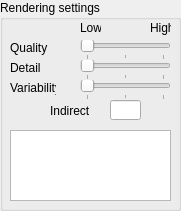
  <widget class="QGroupBox" name="renderingSettings">
   <property name="geometry">
    <rect>
     <x>850</x>
     <y>440</y>
     <width>181</width>
     <height>211</height>
    </rect>
   </property>
   <property name="title">
    <string>Rendering settings</string>
   </property>
   <widget class="QLabel" name="label_Quality">
    <property name="geometry">
     <rect>
      <x>10</x>
      <y>40</y>
      <width>46</width>
      <height>16</height>
     </rect>
    </property>
    <property name="text">
     <string>Quality</string>
    </property>
   </widget>
   <widget class="QSlider" name="horizontalSlider_Quality">
    <property name="geometry">
     <rect>
      <x>80</x>
      <y>40</y>
      <width>91</width>
      <height>20</height>
     </rect>
    </property>
    <property name="maximum">
     <number>2</number>
    </property>
    <property name="pageStep">
     <number>2</number>
    </property>
    <property name="orientation">
     <enum>Qt::Horizontal</enum>
    </property>
    <property name="tickPosition">
     <enum>QSlider::TicksBelow</enum>
    </property>
   </widget>
   <widget class="QLabel" name="label_Detail">
    <property name="geometry">
     <rect>
      <x>10</x>
      <y>60</y>
      <width>46</width>
      <height>16</height>
     </rect>
    </property>
    <property name="text">
     <string>Detail</string>
    </property>
   </widget>
   <widget class="QSlider" name="horizontalSlider_Detail">
    <property name="geometry">
     <rect>
      <x>80</x>
      <y>60</y>
      <width>91</width>
      <height>20</height>
     </rect>
    </property>
    <property name="maximum">
     <number>2</number>
    </property>
    <property name="pageStep">
     <number>2</number>
    </property>
    <property name="orientation">
     <enum>Qt::Horizontal</enum>
    </property>
    <property name="tickPosition">
     <enum>QSlider::TicksBelow</enum>
    </property>
   </widget>
   <widget class="QLabel" name="label_Variability">
    <property name="geometry">
     <rect>
      <x>10</x>
      <y>80</y>
      <width>46</width>
      <height>16</height>
     </rect>
    </property>
    <property name="text">
     <string>Variability</string>
    </property>
   </widget>
   <widget class="QSlider" name="horizontalSlider_Variability">
    <property name="geometry">
     <rect>
      <x>80</x>
      <y>80</y>
      <width>91</width>
      <height>20</height>
     </rect>
    </property>
    <property name="maximum">
     <number>2</number>
    </property>
    <property name="pageStep">
     <number>2</number>
    </property>
    <property name="orientation">
     <enum>Qt::Horizontal</enum>
    </property>
    <property name="tickPosition">
     <enum>QSlider::TicksBelow</enum>
    </property>
   </widget>
   <widget class="QLabel" name="label_Indirect">
    <property name="geometry">
     <rect>
      <x>50</x>
      <y>100</y>
      <width>46</width>
      <height>21</height>
     </rect>
    </property>
    <property name="text">
     <string>Indirect</string>
    </property>
   </widget>
   <widget class="QLineEdit" name="lineEdit_Indirect">
    <property name="geometry">
     <rect>
      <x>110</x>
      <y>100</y>
      <width>31</width>
      <height>20</height>
     </rect>
    </property>
    <property name="text">
     <string/>
    </property>
    <property name="alignment">
     <set>Qt::AlignRight|Qt::AlignTrailing|Qt::AlignVCenter</set>
    </property>
   </widget>
   <widget class="QPlainTextEdit" name="radianceParameters">
    <property name="enabled">
     <bool>true</bool>
    </property>
    <property name="geometry">
     <rect>
      <x>10</x>
      <y>130</y>
      <width>161</width>
      <height>71</height>
     </rect>
    </property>
    <property name="toolTip">
     <string>RADIANCE rendering parameters</string>
    </property>
    <property name="whatsThis">
     <string/>
    </property>
    <property name="verticalScrollBarPolicy">
     <enum>Qt::ScrollBarAlwaysOff</enum>
    </property>
    <property name="horizontalScrollBarPolicy">
     <enum>Qt::ScrollBarAlwaysOff</enum>
    </property>
    <property name="plainText">
     <string/>
    </property>
   </widget>
   <widget class="QLabel" name="label_26">
    <property name="geometry">
     <rect>
      <x>80</x>
      <y>20</y>
      <width>21</width>
      <height>16</height>
     </rect>
    </property>
    <property name="text">
     <string>Low</string>
    </property>
   </widget>
   <widget class="QLabel" name="label_27">
    <property name="geometry">
     <rect>
      <x>150</x>
      <y>20</y>
      <width>21</width>
      <height>16</height>
     </rect>
    </property>
    <property name="text">
     <string>High</string>
    </property>
   </widget>
  </widget>
